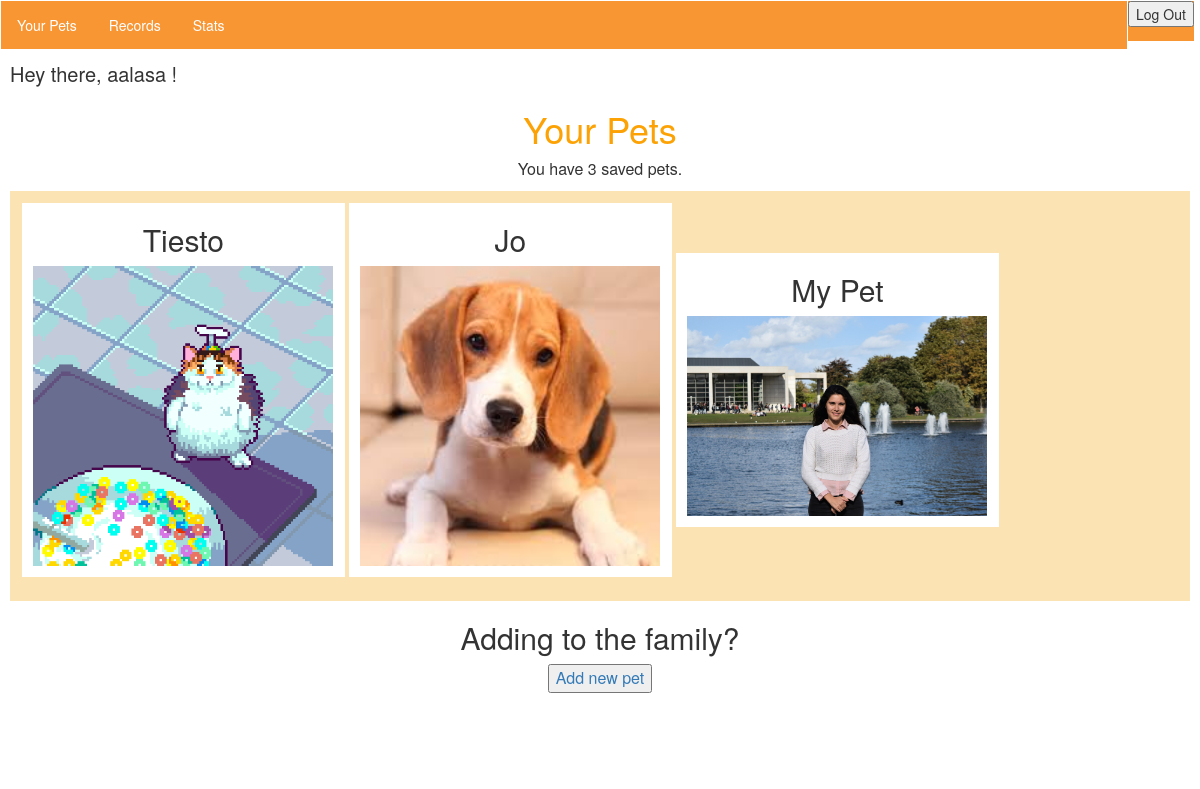
Page /records/your-pet/ (signed in) on the earlier database version.
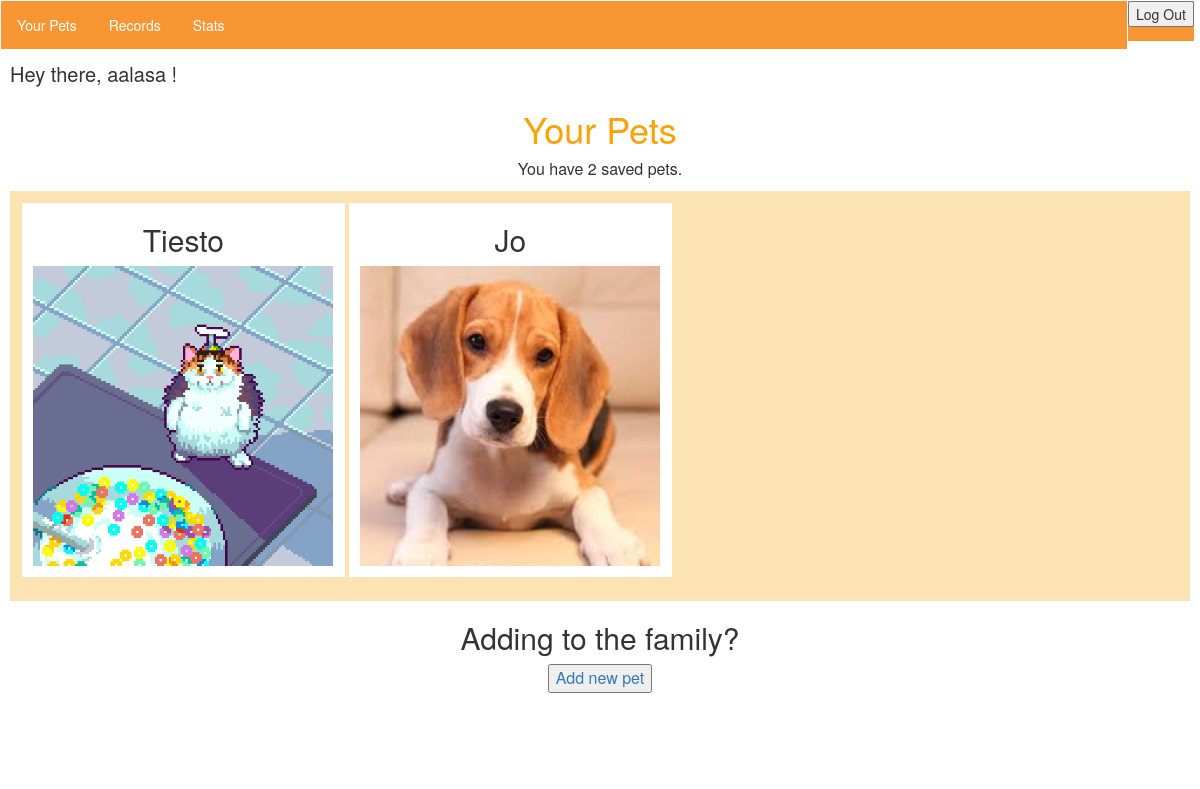
Same page on the later database version.
### records/models.py (models this page shows, shortened)
class Pet(models.Model):
    petName = models.CharField(max_length=100, default='My Pet')
    petImage = models.ImageField(default='default.png', blank=True)
    author = models.ForeignKey(User, on_delete=models.CASCADE, default=None)

### records/views.py (the view)
@login_required(login_url="/accounts/login/")
def your_pet(request):
    pets = Pet.objects.filter(author_id=request.user)
    numberOfPets = len(pets)
    return render(request, 'records/your-pet.html', {'pets': pets, 'number': numberOfPets},)

### records/templates/records/your-pet.html
{% extends 'interior_layout.html' %}
{% block content %}
<h1>Your Pets</h1>
<div style="font-size:medium; margin-left: 0%; background:transparent; text-align:center;">
    <p>You have {{number}} saved pets.</p></div>
<div id="family_wrapper" style="margin: 0; padding:1%; background:#fbe3b3; text-align:left;">
        {% for pet in pets %}
    <div class="individual_pet" style="background:white; margin-bottom:1%; padding-right:1%; padding-bottom:1%; padding-left:1%; width:auto; text-align:center; display:inline-block;" >
        <h2>{{pet.petName}}</h2>
        <img src="{{ pet.petImage.url }}" width="300px"></div>
    {% endfor %}
</div>
<div style="font-size:medium; margin-bottom: 5%; background:transparent; text-align:center;"><h2>Adding to the family?</h2>
    <a href="/records/addpet"><button>Add new pet</button></a></div>
    </div>
{% endblock %}

Differences in the rows shown:
removed Pet: petName "My Pet", petImage (picture)
Other differences:
{{ number }}: "3" → "2"
